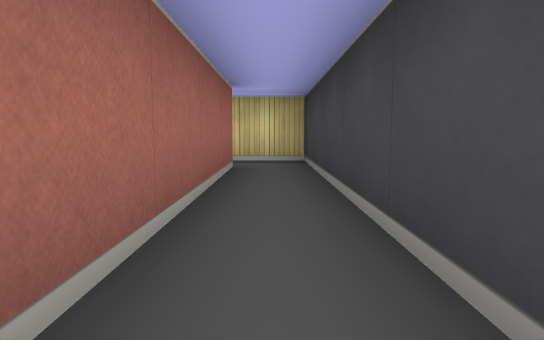
view 1 (above)

20 first-person views from a walk through a cub3D maze. The camera is about half as high as the walls, tilts 6° down and sees 75° across. The floor is counted in squares. Each view is taken from the middle of a square. On the plan, view 1 faces up. The plan holds only what a view shows up to about 9 squares ahead; the rest is blank.

view 2
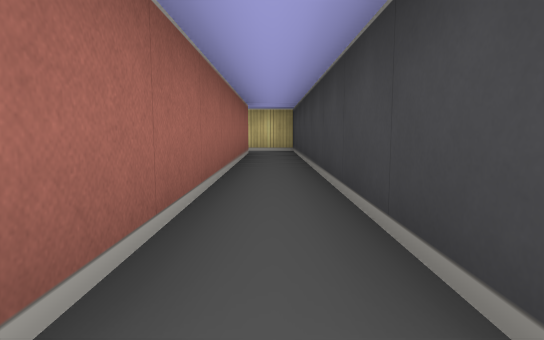

view 3
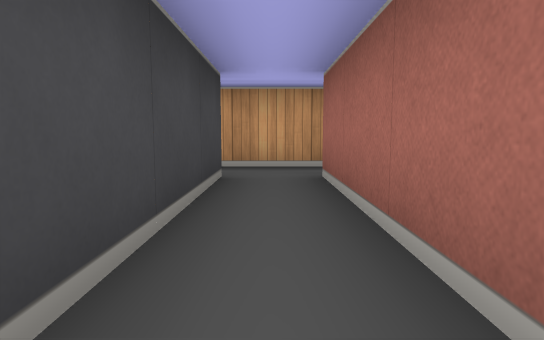

view 4
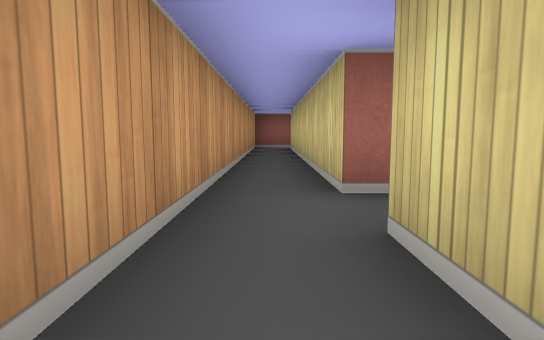

view 5
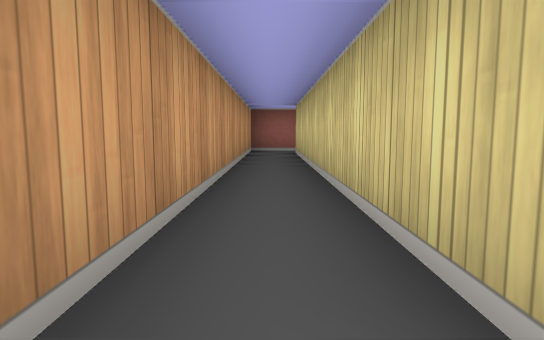

view 6
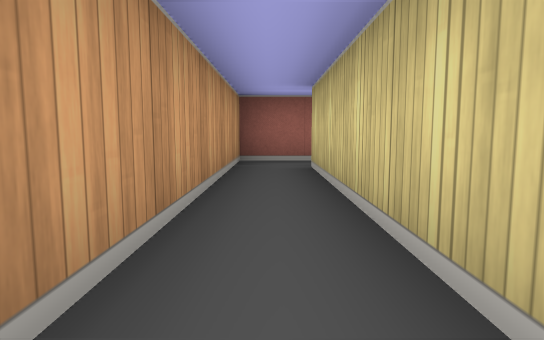

view 7
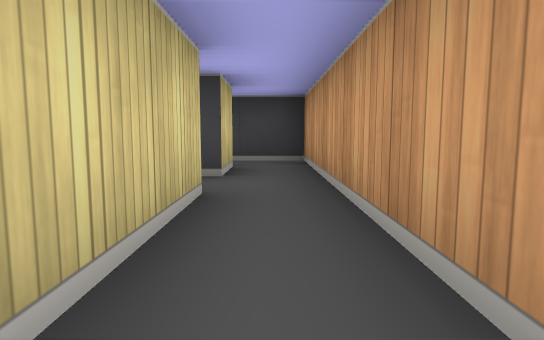

view 8
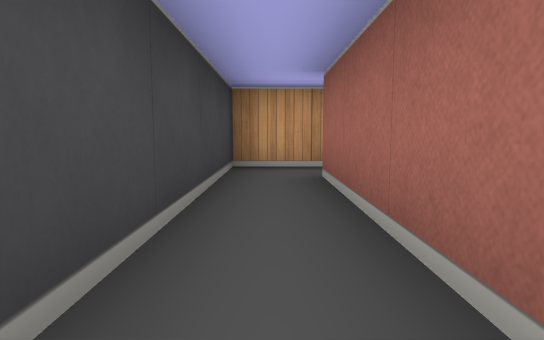

view 9
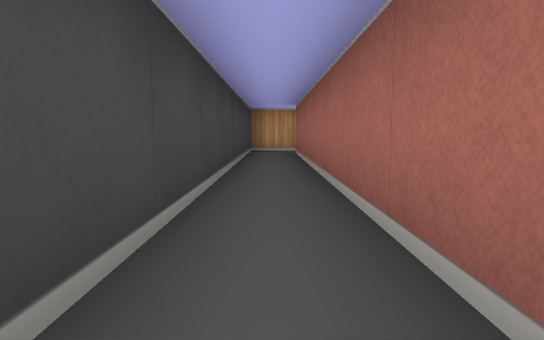

view 10
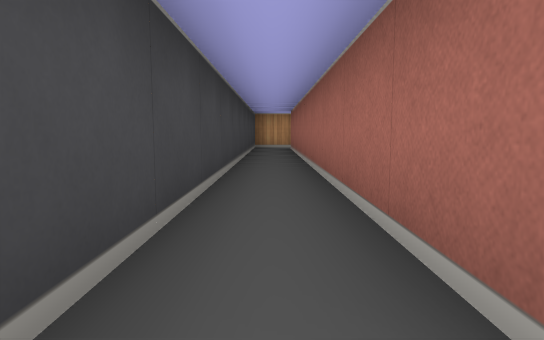

view 11
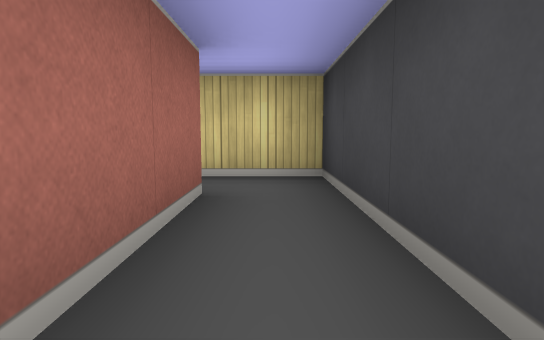

view 12
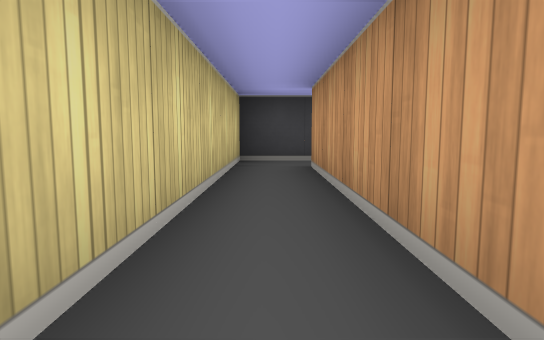

view 13
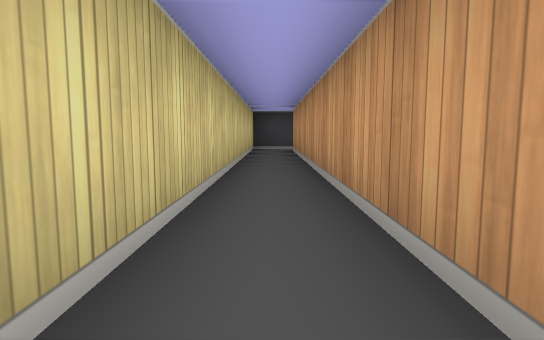

view 14
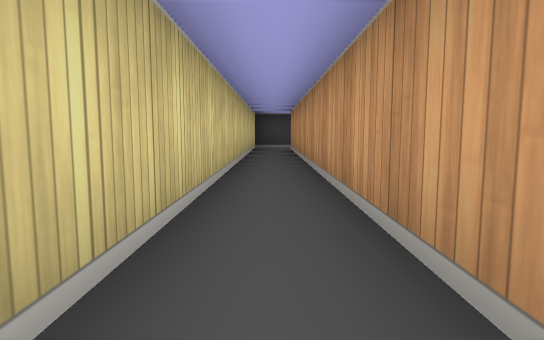

view 15
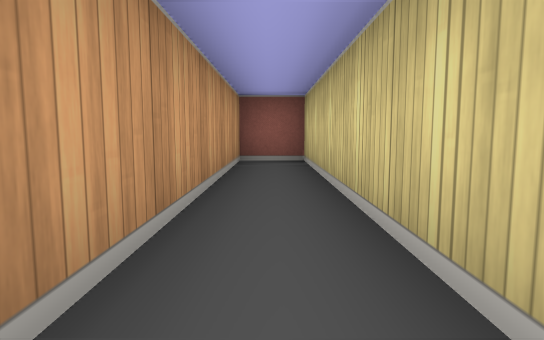

view 16
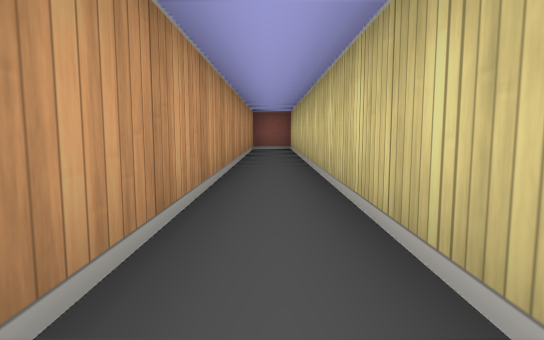

view 17
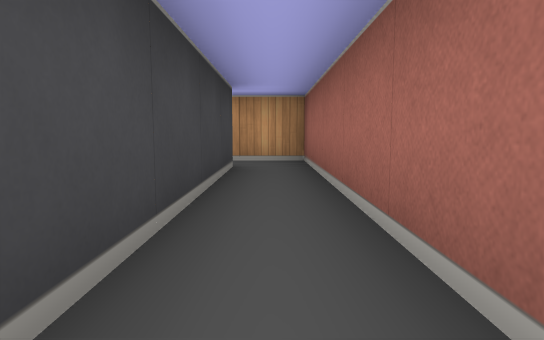

view 18
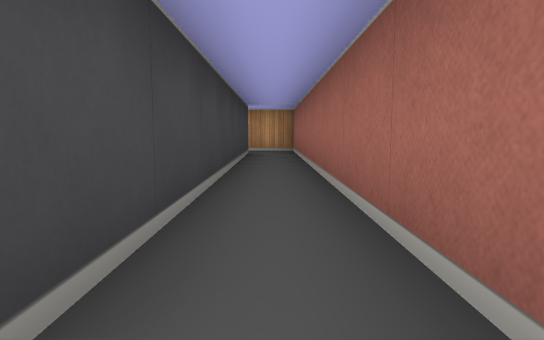

view 19
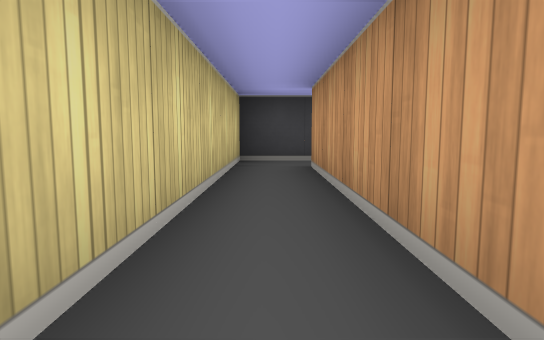

view 20
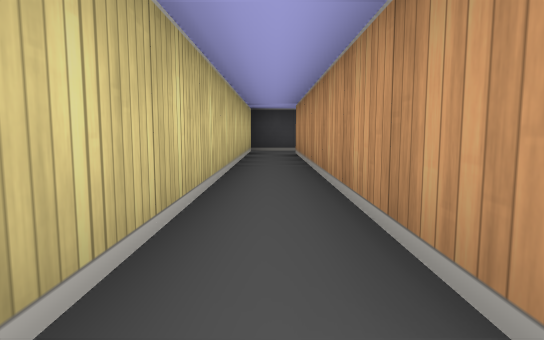

### Floor plan
Ten units are one square. View 1 is at (0, 0); x grows to the right and y downward. Boxes are objects, and circles mark ways between rooms. Rooms are numbered by the first view taken in them; rooms with no view inside come last. Other rooms are left out.
<svg viewBox="-90 -80 120 120">
<path fill="none" stroke="#000" d="M-5 -45 -5 25M5 25 5 -55 -5 -55M-5 35 5 35M5 35 25 35 25 -75 -85 -75 -85 -65 15 -65 15 25 5 25M-85 25 -85 35 -5 35M-5 25 -75 25M-85 -45 -85 25M-5 -55 -75 -55M-75 25 -75 -45 -5 -45"/>
<circle cx="10" cy="30" r="3" fill="#2a7"/>
<circle cx="0" cy="30" r="3" fill="#2a7"/>
<circle cx="-10" cy="-50" r="3" fill="#2a7"/>
<circle cx="-80" cy="20" r="3" fill="#2a7"/>
<text x="0" y="-10">1</text>
<text x="20" y="-40">2</text>
<text x="-50" y="30">3</text>
<text x="-60" y="-50">4</text>
</svg>
Room 1 opens to room 2. Room 1 opens to room 3. Room 1 opens to room 4. Room 3 opens to room 4.

Where each view was taken, in squares from view 1:
view 1: 0 up, 0 right, facing up
view 2: 3 down, 0 right, facing up
view 3: 1 up, 0 right, facing down
view 4: 3 down, 2 right, facing left
view 5: 3 down, 0 right, facing left
view 6: 3 down, 3 left, facing left
view 7: 3 down, 3 left, facing right
view 8: 1 up, 2 right, facing down
view 9: 5 up, 2 right, facing down
view 10: 7 up, 2 right, facing down
view 11: 4 up, 2 right, facing up
view 12: 7 up, 3 left, facing right
view 13: 7 up, 7 left, facing right
view 14: 7 up, 8 left, facing right
view 15: 7 up, 3 left, facing left
view 16: 7 up, 1 right, facing left
view 17: 2 up, 8 left, facing down
view 18: 5 up, 8 left, facing down
view 19: 5 up, 5 left, facing right
view 20: 5 up, 8 left, facing right
